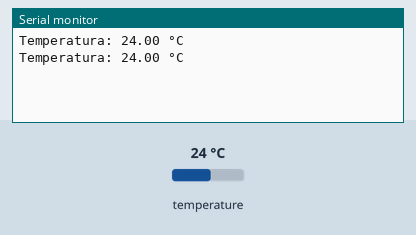
Bench run of a sketch on a simulated Arduino Uno, built with avr-gcc and run on an emulated ATmega328P. On the bench: the last lines printed to the serial monitor. The test bench sets the inputs (shaded band); at power-on: temperature 24 °C.

Above: at 3.3 s.
3.4 s: temperature set to 12 °C
At 5.0 s:
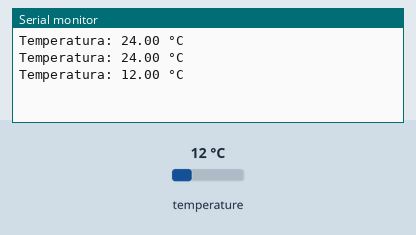
5.9 s: temperature set to 19 °C
At 7.5 s:
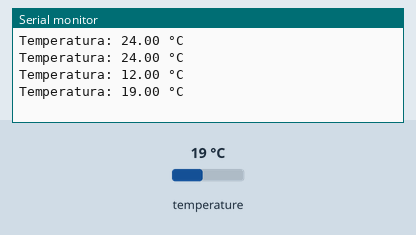
Timing chart, 0 to 9.0 s (numbered marks = the images above; inputs shaded):
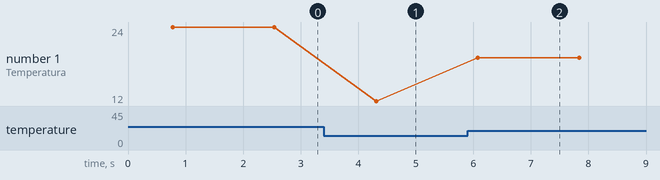

Measured:
- after the input at 3.4 s, the serial monitor: prints a new line after 0.91 s (image 1)
- after the input at 5.9 s, the serial monitor: prints a new line after 0.17 s (image 2)
- plotted number 1: 24 → 12 after the input at 3.4 s, 12 → 19 after the input at 5.9 s

The sketch:

sketch_dec3b.ino
```cpp
#include <OneWire.h>
#include <DallasTemperature.h>

// Definir el pin para el sensor de temperatura
#define tempSensorPin A0

// Inicializar el objeto OneWire
OneWire oneWire(tempSensorPin);

// Inicializar el objeto de sensor DS18B20
DallasTemperature sensors(&oneWire);

float temperature = 0;  // Variable para almacenar el valor de temperatura

void setup() {
  Serial.begin(115200);  // Iniciar la comunicación serial

  // Inicializar el sensor DS18B20
  sensors.begin();
}

void loop() {
  sensors.requestTemperatures();  // Solicitar la temperatura

  // Obtener la temperatura del sensor en grados Celsius
  temperature = sensors.getTempCByIndex(0);

  // Imprimir la temperatura en el monitor serie
  Serial.print("Temperatura: ");
  Serial.print(temperature);
  Serial.println(" °C");

  delay(1000);  // Espera 1 segundo antes de la siguiente lectura
}
```
